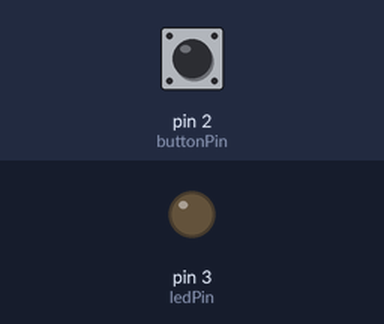
Simulated run of this sketch. Board: Arduino Uno, built with avr-gcc and run on an emulated ATmega328P. Shown: output pins drawn as LEDs (lit = HIGH). Inputs (shaded band) come from the test bench; at power-on: pin 2 (buttonPin) HIGH.

Above: at 1.2 s.
1.3 s: pin 2 (buttonPin) pulled LOW for 0.15 s
At 1.7 s:
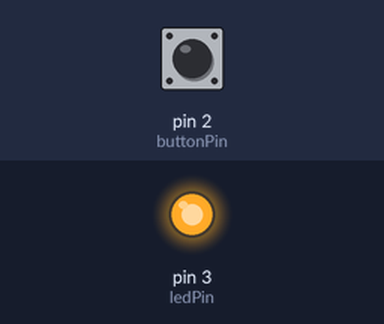
2.9 s: pin 2 (buttonPin) pulled LOW for 1 s
At 4.1 s:
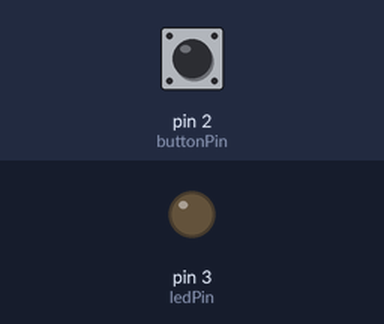
5.4 s: pin 2 (buttonPin) pulled LOW for 3.2 s
At 6.0 s:
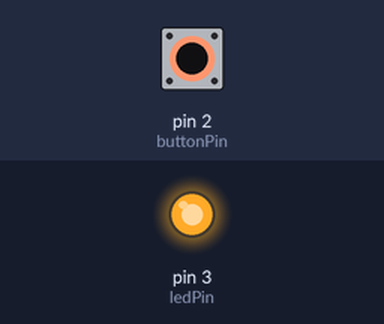
Timing chart, 0 to 8.4 s (numbered marks = the images above; inputs shaded):
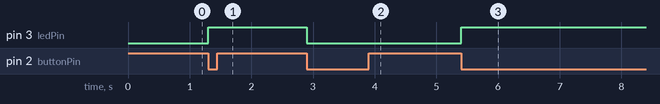

Measured:
- after the input at 1.3 s, pin 3 (ledPin): LOW → HIGH at once
- after the input at 2.9 s, pin 3 (ledPin): HIGH → LOW at once
- after the input at 5.4 s, pin 3 (ledPin): LOW → HIGH at once

The sketch:

nao.ino
```cpp
// para apagar o led de vez e ligar tambem
const int buttonPin = 2; // entrada digital - pushbutton
const int ledPin = 3; // saída digital -  LED

// set variáveis
boolean state = 0; //  variável para armazenar valores do pushbutton

void setup() {
  // define pinos de saída e entrada
  pinMode(ledPin, OUTPUT);
  pinMode(buttonPin, INPUT_PULLUP); // pullup interno do Arduino
}

void loop(){
  readPushButton();
}

void readPushButton() {
  if (!digitalRead(buttonPin)) { // verifica se o botão foi acionado
    state = !state; // inverte valor da variável variable_buttonEstado
    state ?  digitalWrite(ledPin, HIGH) :  digitalWrite(ledPin, LOW);
    while (!digitalRead(buttonPin)) {} // aguarda soltar o botão
    delay(150); // delay para reduzir o efeito bouncing
  }
}
```
